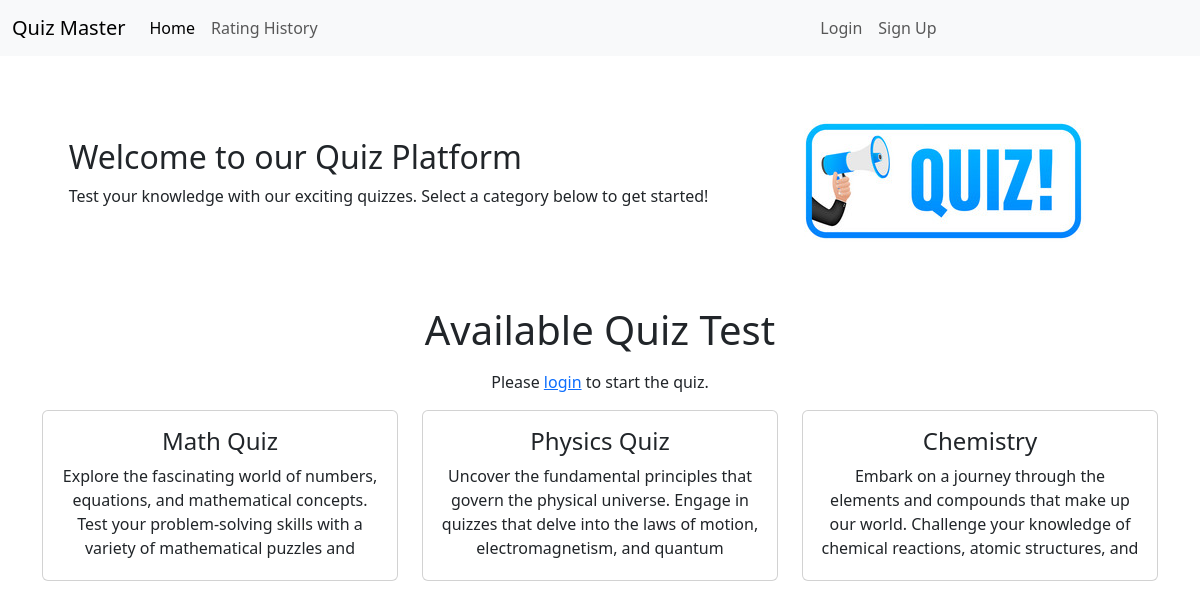
The app's page /, older data.
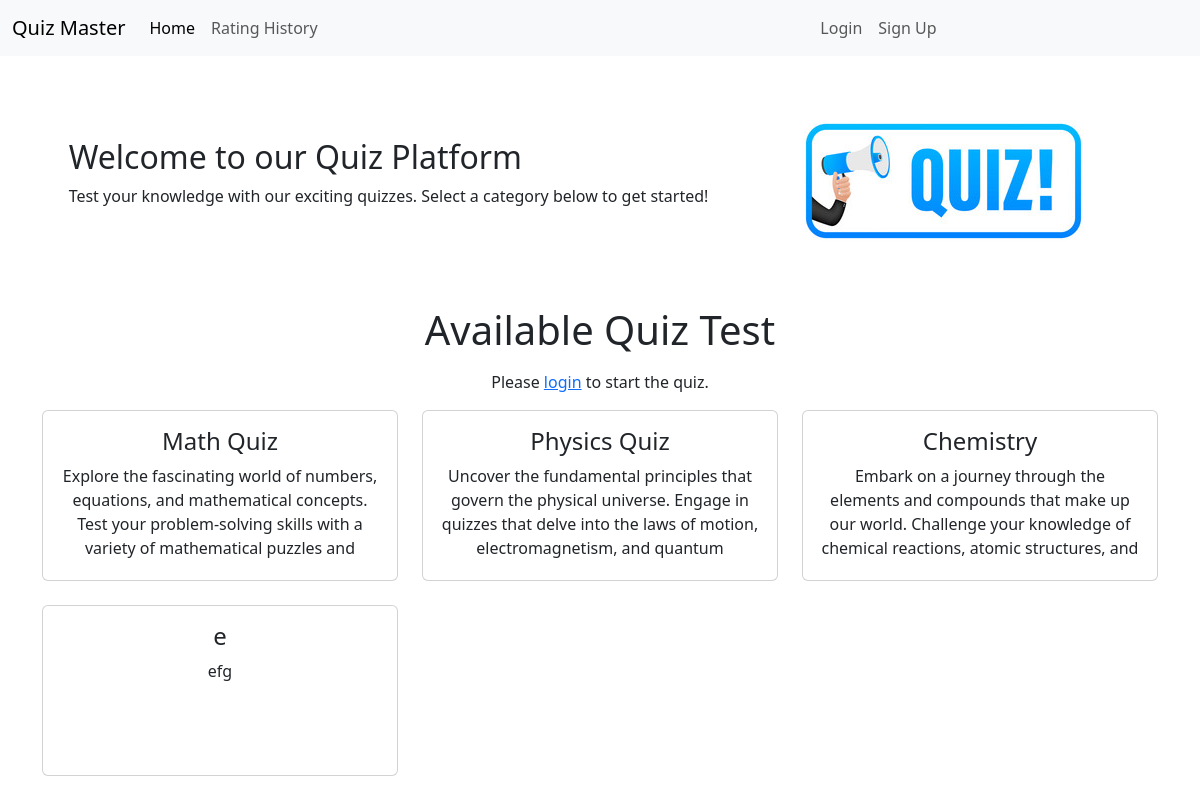
The same page, newer data.
### quizzes/models.py (models this page shows, shortened)
class Quiz(models.Model):
    title = models.CharField(max_length=255)
    description = models.TextField()
    category = models.ForeignKey(Category, on_delete=models.CASCADE)
    has_time_limit = models.BooleanField(default=False)

### core/views.py (the view)
# urls.py: 2. Add a URL to urlpatterns:  path('', views.home, name='home')
def home(request, category_slug=None):
    customizeCategories = Category.objects.annotate(
        quiz_count=Count('quiz', filter=Q(
            quiz__title__isnull=False, quiz__description__isnull=False))
    ).filter(quiz_count__gt=0)
    print(customizeCategories)
    categories = Category.objects.all()
    quizzes = Quiz.objects.all()
    selected_category = None
    if category_slug:
        selected_category = Category.objects.get(slug=category_slug)
        print(selected_category)
        quizzes = quizzes.filter(category=selected_category)
    quiz_data = []
    for quiz in quizzes:
        quiz_questions = Question.objects.filter(quiz=quiz)
        questions_data = []
        for question in quiz_questions:
            choices_data = Choice.objects.filter(question=question)
            questions_data.append({
                'question_text': question.quizQuestion,
                'choices': choices_data
            })
        quiz_data.append({
            'quiz_title': quiz.title,
            'quiz_description': quiz.description,
            'questions': questions_data
        })
    context = {
        'categories': categories,
        'customizeCategories': customizeCategories,
        'quizzes': quizzes,
        'selected_category': selected_category,
    }
    return render(request, 'home.html', context)

### quizzes/models.py (called while the page is built)
    def __str__(self):
        return self.name

### core/templates/home.html (shortened to what this page needs)
{% extends 'base.html' %}
{% load static %}
{% block content %}
<div class="container">
    <div class="d-flex justify-content-center align-items-center gap-5">
        <div>
            <h2>Welcome to our Quiz Platform</h2>
            <p>Test your knowledge with our exciting quizzes. Select a category below to get started!</p>
        </div>
        <div class="banner">
            <img src="{% static 'core/images/banner.jpg' %}" alt="Banner Image" class="img-fluid">
        </div>
    </div>
</div>
<h1 class="text-center">Available Quiz Test</h1>
<div class="container">
    <div class="my-3">
        {% if not user.is_authenticated %}
            <p class="text-center">Please <a href="{% url 'login' %}">login</a> to start the quiz.</p>
            <div>
                {% if quizzes %}
                <div class="row">
                    {% for quiz in quizzes %}
                    <div class="col-md-4 mb-4">
                        <div class="card text-center">
                            <div class="card-body">
                                <h4 class="card-title">{{ quiz.title }}</h4>
                                <p style="height: 100px;" class="card-text overflow-y-auto">{{ quiz.description }}</p>
                            </div>
                        </div>
                    </div>
                    {% endfor %}
                </div>
                {% else %}
                <p>No quizzes available.</p>
                {% endif %}
            </div>
        {% endif %}
    </div>
</div>
{% endblock %}

Row changes from the older to the newer data that the page shows:
added Quiz: title "e", description "efg"
